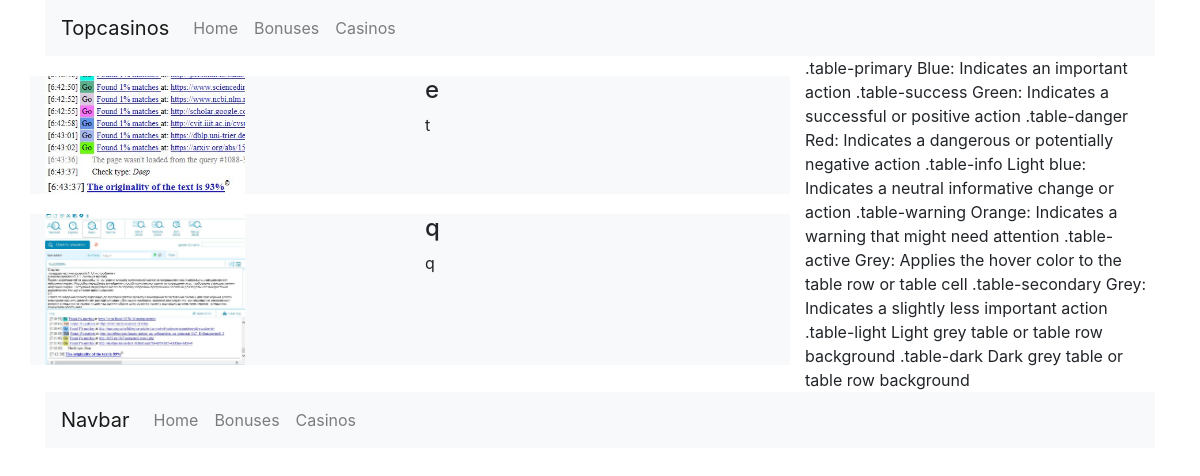
Page /casinos/ on the committed database.
### casinos/models.py (models this page shows)
class Casino(models.Model):
    date_added = models.DateTimeField('date added')
    casino_icon = models.ImageField(upload_to='documents/%Y/%m/%d', height_field=None, width_field=None,default='resources\index.jfif')
    casino_name = models.CharField(max_length=200)
    casino_description = models.CharField(max_length=2000)
    software = models.CharField(max_length=400)
    os_supported = models.CharField(max_length=400)
    languages = models.CharField(max_length=400)
    currencies = models.CharField(max_length=400)
    deposit_methods = models.CharField(max_length=400)
    minimal_deposit = models.CharField(max_length=400)
    withdrawal_methods = models.CharField(max_length=400)
    withdrawal_limits = models.CharField(max_length=400)
    withdrawal_min_amount = models.CharField(max_length=400)
    established_on = models.CharField(max_length=400)
    withdrawal_min_amount = models.CharField(max_length=400)
    established_on = models.CharField(max_length=400)
    jurisdiction= models.CharField(max_length=400)
    sister_casinos = models.CharField(max_length=400)
    casino_link = models.CharField(max_length=200)
    rating_ours = models.CharField(max_length=5)
    rating_users = models.CharField(max_length=5)

### casinos/views.py (the view)
# urls.py: path('casinos/', views.casinos, name='casinos'),
def casinos(request):
    latest_casino_list = Casino.objects.order_by('-date_added')[:5]
    template = loader.get_template('casinos/casinos.html')
    context = {
        'latest_casino_list': latest_casino_list,
    }
    return HttpResponse(template.render(context, request))

### casinos/templates/casinos/casinos.html
{% extends "base.html" %}
{% block content %}
    {% if latest_casino_list %}
        {% for casino in latest_casino_list %}
            <a href="/casino/{{ casino.id }}/" style="text-decoration : none">
            <div class="row top-buffer btn-light">
                <div class="col">
                    <img src="{{ casino.casino_icon.url }}" alt="img" width="200px">
                </div>
                <div class="col">
                    <h4>{{ casino.casino_name }}</h4>
                    <p>{{ casino.casino_description }}</p>
                </div>
            </div>
            </a>
        {% endfor %}
    {% else %}
        <p>No casinos are available.</p>
    {% endif %}{% endblock %}

### casinos/templates/base.html (style rules this page uses)
.top-buffer { margin-top: 20px; }

### rows in the picture
Casino: casino_icon (picture), casino_name "e", casino_description "t"
Casino: casino_icon (picture), casino_name "q", casino_description "q"
